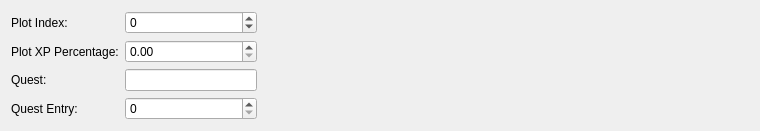
        <widget class="QWidget" name="journalTab">
         <attribute name="title">
          <string>Journal</string>
         </attribute>
         <layout class="QHBoxLayout" name="horizontalLayout_8" stretch="1,2">
          <item>
           <layout class="QFormLayout" name="formLayout_3">
            <item row="0" column="0">
             <widget class="QLabel" name="label_22">
              <property name="text">
               <string>Plot Index:</string>
              </property>
             </widget>
            </item>
            <item row="0" column="1">
             <widget class="QSpinBox" name="plotIndexSpin">
              <property name="minimum">
               <number>-1</number>
              </property>
              <property name="maximum">
               <number>10000</number>
              </property>
             </widget>
            </item>
            <item row="1" column="0">
             <widget class="QLabel" name="label_23">
              <property name="text">
               <string>Plot XP Percentage:</string>
              </property>
             </widget>
            </item>
            <item row="2" column="0">
             <widget class="QLabel" name="label_24">
              <property name="text">
               <string>Quest:</string>
              </property>
             </widget>
            </item>
            <item row="3" column="0">
             <widget class="QLabel" name="label_25">
              <property name="text">
               <string>Quest Entry:</string>
              </property>
             </widget>
            </item>
            <item row="3" column="1">
             <widget class="QSpinBox" name="questEntrySpin"/>
            </item>
            <item row="1" column="1">
             <widget class="QDoubleSpinBox" name="plotXpSpin"/>
            </item>
            <item row="2" column="1">
             <widget class="QLineEdit" name="questEdit"/>
            </item>
           </layout>
          </item>
          <item>
           <spacer name="horizontalSpacer">
            <property name="orientation">
             <enum>Qt::Horizontal</enum>
            </property>
            <property name="sizeHint" stdset="0">
             <size>
              <width>516</width>
              <height>20</height>
             </size>
            </property>
           </spacer>
          </item>
         </layout>
        </widget>
